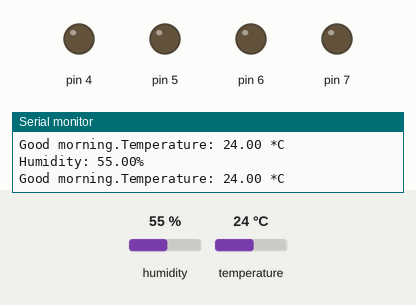
Simulated run of this sketch. Board: Arduino Uno, built with avr-gcc and run on an emulated ATmega328P. Shown: output pins drawn as LEDs (lit = HIGH), the last lines printed to the serial monitor. Inputs (shaded band) come from the test bench; at power-on: temperature 24 °C, humidity 55 %.

Above: at 1.2 s.
1.3 s: temperature set to 3 °C
At 1.9 s:
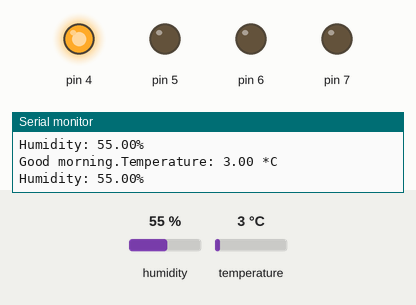
2.8 s: temperature set to 22 °C
At 3.9 s:
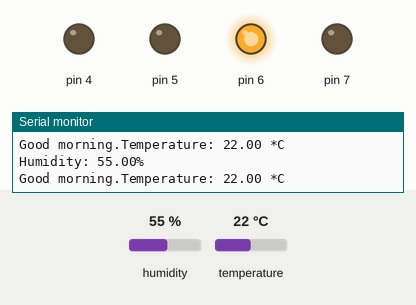
4.3 s: temperature set to 12 °C
At 5.6 s:
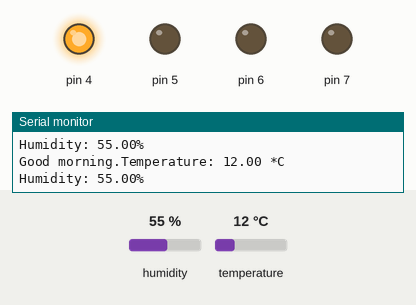
Timing chart, 0 to 7.3 s (numbered marks = the images above; inputs shaded):
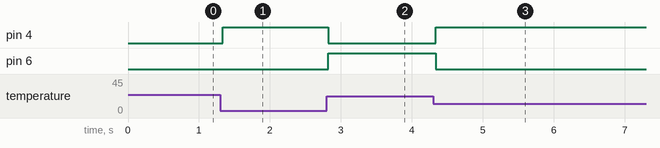

Measured:
- after the input at 1.3 s, pin 4: LOW → HIGH at once
- after the input at 2.8 s, pin 4: HIGH → LOW at once; pin 6: LOW → HIGH at once
- after the input at 4.3 s, pin 4: LOW → HIGH at once; pin 6: HIGH → LOW at once

The sketch:

temp_light.ino
```cpp
// (licence header left out)
// Depends on the following Arduino libraries:
// - Adafruit Unified Sensor Library: https://github.com/adafruit/Adafruit_Sensor
// - DHT Sensor Library: https://github.com/adafruit/DHT-sensor-library

// temp
#include <Adafruit_Sensor.h>
#include <DHT.h>
#include <DHT_U.h>

#define DHTPIN            12         // Pin which is connected to the DHT sensor.
#define DHTTYPE           DHT11     // DHT 11

DHT_Unified dht(DHTPIN, DHTTYPE);

uint32_t delayMS;

// lights
#define LED1 7
#define LED2 6
#define LED3 5
#define LED4 4

uint8_t led[4];

void setup()
{
  // lights
  led[0] = LED1;
  led[1] = LED2;
  led[2] = LED3;
  led[3] = LED4;

  // temp
  for(unsigned int i=0; i < 4; i++)
  {
        pinMode(led[i], OUTPUT);
        LEDoff(i+1);
  }
  Serial.begin(9600);
  // Initialize device.
  dht.begin();
  Serial.println("DHTxx Unified Sensor Example");
  // Print temperature sensor details.
  sensor_t sensor;
  dht.temperature().getSensor(&sensor);
  // Set delay between sensor readings based on sensor details.
  delayMS = sensor.min_delay / 1000;
}


void loop()
{
  // Delay between measurements.
  delay(delayMS);
  // Get temperature event and print its value.
  sensors_event_t event;
  dht.temperature().getEvent(&event);
  if (isnan(event.temperature))
  {
    Serial.println("Error reading temperature!");
  }
  else
  {
    Serial.print("Temperature: ");
    Serial.print(event.temperature);
    Serial.println(" *C");

    // zogenaamd infrarood voor minder dan 21 graden (oplopend naar groen en blauw licht)
    if(event.temperature < 21.00) {
      LEDoffAll();
      digitalWrite(led[3], HIGH);
    } else if(event.temperature < 22.00) {
      LEDoffAll();
      digitalWrite(led[2], HIGH);
    } else if(event.temperature < 23.00) {
      LEDoffAll();
      digitalWrite(led[1], HIGH);
    }
  }
  // Get humidity event and print its value.
  dht.humidity().getEvent(&event);
  if (isnan(event.relative_humidity))
  {
    Serial.println("Error reading humidity!");
  }
  else
  {
    Serial.print("Humidity: ");
    Serial.print(event.relative_humidity);
    Serial.println("%");
  }

  int time = 9;
  if (time < 10) {
    Serial.print("Good morning.");
  } else if (time < 20) {
    Serial.print("Good day.");
  } else {
    Serial.print("Good evening.");
  }
}

void LEDon(uint8_t num)//num = 1, 2, 3, 4
{
 if((num > 0) && (num < 5))
digitalWrite(led[num-1], HIGH);
}

void LEDoff(uint8_t num)//num = 1, 2, 3, 4
{
 if((num > 0) && (num < 5))
   digitalWrite(led[num-1], LOW);
}

void LEDoffAll()
{
  for(unsigned int i=0; i < 4; i++)
  {
        pinMode(led[i], OUTPUT);
        LEDoff(i+1);
  }
}
```
